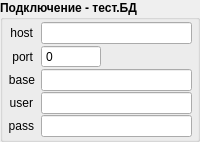
           <widget class="QGroupBox" name="groupBox_3">
            <property name="minimumSize">
             <size>
              <width>150</width>
              <height>0</height>
             </size>
            </property>
            <property name="font">
             <font>
              <weight>75</weight>
              <bold>true</bold>
             </font>
            </property>
            <property name="title">
             <string>Подключение - тест.БД</string>
            </property>
            <layout class="QFormLayout" name="formLayout_5">
             <property name="fieldGrowthPolicy">
              <enum>QFormLayout::AllNonFixedFieldsGrow</enum>
             </property>
             <property name="horizontalSpacing">
              <number>6</number>
             </property>
             <property name="verticalSpacing">
              <number>1</number>
             </property>
             <property name="leftMargin">
              <number>5</number>
             </property>
             <property name="topMargin">
              <number>2</number>
             </property>
             <property name="rightMargin">
              <number>5</number>
             </property>
             <property name="bottomMargin">
              <number>2</number>
             </property>
             <item row="1" column="0">
              <widget class="QLabel" name="label_25">
               <property name="minimumSize">
                <size>
                 <width>25</width>
                 <height>0</height>
                </size>
               </property>
               <property name="font">
                <font>
                 <weight>50</weight>
                 <bold>false</bold>
                </font>
               </property>
               <property name="text">
                <string>host</string>
               </property>
               <property name="alignment">
                <set>Qt::AlignRight|Qt::AlignTrailing|Qt::AlignVCenter</set>
               </property>
              </widget>
             </item>
             <item row="1" column="1">
              <widget class="QLineEdit" name="ln_test_host">
               <property name="font">
                <font>
                 <weight>50</weight>
                 <bold>false</bold>
                </font>
               </property>
              </widget>
             </item>
             <item row="2" column="0">
              <widget class="QLabel" name="label_26">
               <property name="minimumSize">
                <size>
                 <width>25</width>
                 <height>0</height>
                </size>
               </property>
               <property name="font">
                <font>
                 <weight>50</weight>
                 <bold>false</bold>
                </font>
               </property>
               <property name="text">
                <string>port</string>
               </property>
               <property name="alignment">
                <set>Qt::AlignRight|Qt::AlignTrailing|Qt::AlignVCenter</set>
               </property>
              </widget>
             </item>
             <item row="2" column="1">
              <widget class="QSpinBox" name="spin_test_port">
               <property name="minimumSize">
                <size>
                 <width>60</width>
                 <height>0</height>
                </size>
               </property>
               <property name="maximumSize">
                <size>
                 <width>60</width>
                 <height>16777215</height>
                </size>
               </property>
               <property name="font">
                <font>
                 <weight>50</weight>
                 <bold>false</bold>
                </font>
               </property>
               <property name="buttonSymbols">
                <enum>QAbstractSpinBox::NoButtons</enum>
               </property>
               <property name="maximum">
                <number>99999</number>
               </property>
              </widget>
             </item>
             <item row="3" column="0">
              <widget class="QLabel" name="label_27">
               <property name="minimumSize">
                <size>
                 <width>25</width>
                 <height>0</height>
                </size>
               </property>
               <property name="font">
                <font>
                 <weight>50</weight>
                 <bold>false</bold>
                </font>
               </property>
               <property name="text">
                <string>base</string>
               </property>
               <property name="alignment">
                <set>Qt::AlignRight|Qt::AlignTrailing|Qt::AlignVCenter</set>
               </property>
              </widget>
             </item>
             <item row="3" column="1">
              <widget class="QLineEdit" name="ln_test_base">
               <property name="font">
                <font>
                 <weight>50</weight>
                 <bold>false</bold>
                </font>
               </property>
              </widget>
             </item>
             <item row="4" column="0">
              <widget class="QLabel" name="label_28">
               <property name="minimumSize">
                <size>
                 <width>25</width>
                 <height>0</height>
                </size>
               </property>
               <property name="font">
                <font>
                 <weight>50</weight>
                 <bold>false</bold>
                </font>
               </property>
               <property name="text">
                <string>user</string>
               </property>
               <property name="alignment">
                <set>Qt::AlignRight|Qt::AlignTrailing|Qt::AlignVCenter</set>
               </property>
              </widget>
             </item>
             <item row="4" column="1">
              <widget class="QLineEdit" name="ln_test_user">
               <property name="font">
                <font>
                 <weight>50</weight>
                 <bold>false</bold>
                </font>
               </property>
              </widget>
             </item>
             <item row="5" column="0">
              <widget class="QLabel" name="label_29">
               <property name="minimumSize">
                <size>
                 <width>25</width>
                 <height>0</height>
                </size>
               </property>
               <property name="font">
                <font>
                 <weight>50</weight>
                 <bold>false</bold>
                </font>
               </property>
               <property name="text">
                <string>pass</string>
               </property>
               <property name="alignment">
                <set>Qt::AlignRight|Qt::AlignTrailing|Qt::AlignVCenter</set>
               </property>
              </widget>
             </item>
             <item row="5" column="1">
              <widget class="QLineEdit" name="ln_test_pass">
               <property name="font">
                <font>
                 <weight>50</weight>
                 <bold>false</bold>
                </font>
               </property>
               <property name="echoMode">
                <enum>QLineEdit::Password</enum>
               </property>
              </widget>
             </item>
            </layout>
           </widget>
